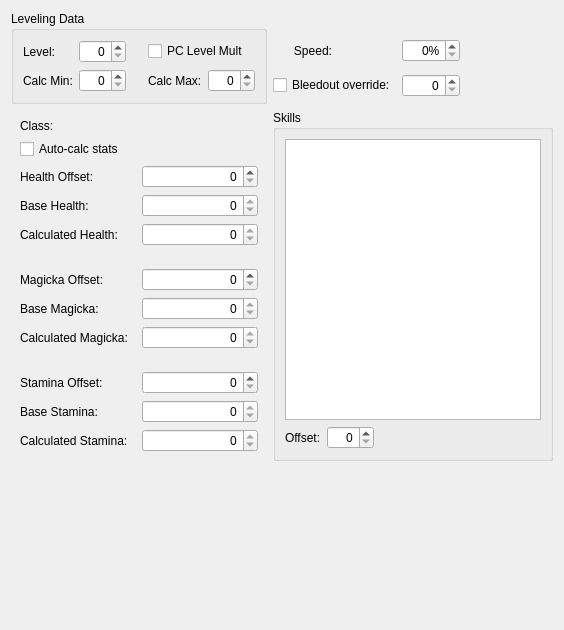
     <widget class="QWidget" name="tabStats">
      <attribute name="title">
       <string>Stats</string>
      </attribute>
      <layout class="QGridLayout" name="gridLayout_9" rowstretch="0,0,1,1,200">
       <item row="3" column="1">
        <widget class="QGroupBox" name="groupBox_3">
         <property name="whatsThis">
          <string>&lt;p&gt;How you configure an actor's stats will depend on whether Auto-Calc Stats is enabled (and it must be enabled if PC Level Mult is enabled).&lt;/p&gt;
&lt;p&gt;If Auto-Calc Stats is &lt;b&gt;disabled&lt;/b&gt;, then this actor's attributes and skills must be set manually. The base values are determined by the actor's race, but you can apply buffs or nerfs to their attributes, and buffs to their skills. (You cannot nerf skills.) In this case, the actor's class only ends up influencing niche stats like the number of &quot;voice points&quot; they have available for using Shouts.&lt;/p&gt;
&lt;p&gt;On the other hand, if Auto-Calc Stats is &lt;b&gt;enabled&lt;/b&gt;, then this actor's attributes and skills will be calculated automatically based on their race, class, and level. Basically, the actor undergoes similar character progression to player-characters in &lt;i&gt;The Elder Scrolls IV: Oblivion&lt;/i&gt;: they earn a set amount of skill and attribute points per level, and how these are distributed depends on their class. You can tweak the actor slightly by applying offsets to their attributes, but not to their skills.&lt;/p&gt;
&lt;p&gt;Note that either way, the game can also apply different health bonuses to the player or NPCs.&lt;/p&gt;
&lt;hr/&gt;
&lt;p&gt;When Auto-Calc Stats is disabled, you can select a skill from the list, and then change that skill's offset using the editor below the list. That editor is hidden when Auto-Calc Stats is enabled.&lt;/p&gt;</string>
         </property>
         <property name="title">
          <string>Skills</string>
         </property>
         <layout class="QVBoxLayout" name="verticalLayout">
          <item>
           <widget class="QTableView" name="statsTable"/>
          </item>
          <item>
           <widget class="QWidget" name="skillEditLayout" native="true">
            <layout class="QHBoxLayout" name="horizontalLayout_14">
             <property name="leftMargin">
              <number>0</number>
             </property>
             <property name="topMargin">
              <number>0</number>
             </property>
             <property name="rightMargin">
              <number>0</number>
             </property>
             <property name="bottomMargin">
              <number>0</number>
             </property>
             <item>
              <widget class="QLabel" name="label_106">
               <property name="text">
                <string>Offset:</string>
               </property>
               <property name="buddy">
                <cstring>currentSkillOffset</cstring>
               </property>
              </widget>
             </item>
             <item>
              <widget class="QSpinBox" name="currentSkillOffset">
               <property name="whatsThis">
                <string>When Auto-Calc Stats is not enabled, you can select a skill in the above list, and then use this to adjust the offset for that skill.</string>
               </property>
               <property name="alignment">
                <set>Qt::AlignRight|Qt::AlignTrailing|Qt::AlignVCenter</set>
               </property>
               <property name="maximum">
                <number>255</number>
               </property>
              </widget>
             </item>
             <item>
              <spacer name="horizontalSpacer_23">
               <property name="orientation">
                <enum>Qt::Horizontal</enum>
               </property>
               <property name="sizeHint" stdset="0">
                <size>
                 <width>40</width>
                 <height>20</height>
                </size>
               </property>
              </spacer>
             </item>
            </layout>
           </widget>
          </item>
         </layout>
        </widget>
       </item>
       <item row="4" column="0">
        <spacer name="verticalSpacer_4">
         <property name="orientation">
          <enum>Qt::Vertical</enum>
         </property>
         <property name="sizeHint" stdset="0">
          <size>
           <width>20</width>
           <height>158</height>
          </size>
         </property>
        </spacer>
       </item>
       <item row="0" column="1">
        <spacer name="verticalSpacer_6">
         <property name="orientation">
          <enum>Qt::Vertical</enum>
         </property>
         <property name="sizeType">
          <enum>QSizePolicy::Expanding</enum>
         </property>
         <property name="sizeHint" stdset="0">
          <size>
           <width>8</width>
           <height>16</height>
          </size>
         </property>
        </spacer>
       </item>
       <item row="0" column="0" rowspan="3">
        <widget class="QGroupBox" name="groupBox_2">
         <property name="whatsThis">
          <string>&lt;p&gt;If PC Level Mult is disabled, then you can set the actor's level directly.&lt;/p&gt;
&lt;p&gt;If PC Level Mult is enabled, then you can set a multiplier, a minimum, and a maximum. The actor's level will be computed by applying the multiplier to the player's level, and clamping the result to fall within the minimum and maximum. For example, a multiplier of 2 would mean that the actor is at twice the player's level, unless that would fall below the actor's minimum level or above their maximum level.&lt;/p&gt;</string>
         </property>
         <property name="title">
          <string>Leveling Data</string>
         </property>
         <layout class="QGridLayout" name="gridLayout_7">
          <item row="1" column="1">
           <widget class="QSpinBox" name="levelCalcMin">
            <property name="alignment">
             <set>Qt::AlignRight|Qt::AlignTrailing|Qt::AlignVCenter</set>
            </property>
            <property name="maximum">
             <number>100</number>
            </property>
           </widget>
          </item>
          <item row="0" column="0">
           <widget class="QLabel" name="label_27">
            <property name="text">
             <string>Level:</string>
            </property>
            <property name="buddy">
             <cstring>level</cstring>
            </property>
           </widget>
          </item>
          <item row="1" column="0">
           <widget class="QLabel" name="label_28">
            <property name="text">
             <string>Calc Min:</string>
            </property>
            <property name="buddy">
             <cstring>levelCalcMin</cstring>
            </property>
           </widget>
          </item>
          <item row="1" column="3">
           <widget class="QLabel" name="label_29">
            <property name="text">
             <string>Calc Max:</string>
            </property>
            <property name="buddy">
             <cstring>levelCalcMax</cstring>
            </property>
           </widget>
          </item>
          <item row="1" column="4">
           <widget class="QSpinBox" name="levelCalcMax">
            <property name="alignment">
             <set>Qt::AlignRight|Qt::AlignTrailing|Qt::AlignVCenter</set>
            </property>
            <property name="maximum">
             <number>100</number>
            </property>
           </widget>
          </item>
          <item row="0" column="3" colspan="2">
           <widget class="QCheckBox" name="flagPCLevelMult">
            <property name="text">
             <string>PC Level Mult</string>
            </property>
           </widget>
          </item>
          <item row="0" column="2" rowspan="2">
           <spacer name="horizontalSpacer_7">
            <property name="orientation">
             <enum>Qt::Horizontal</enum>
            </property>
            <property name="sizeType">
             <enum>QSizePolicy::Fixed</enum>
            </property>
            <property name="sizeHint" stdset="0">
             <size>
              <width>16</width>
              <height>16</height>
             </size>
            </property>
           </spacer>
          </item>
          <item row="0" column="1">
           <widget class="QDoubleSpinBox" name="level">
            <property name="alignment">
             <set>Qt::AlignRight|Qt::AlignTrailing|Qt::AlignVCenter</set>
            </property>
            <property name="decimals">
             <number>0</number>
            </property>
           </widget>
          </item>
         </layout>
        </widget>
       </item>
       <item row="1" column="1" rowspan="2">
        <layout class="QGridLayout" name="gridLayout_8">
         <item row="1" column="3">
          <spacer name="horizontalSpacer_9">
           <property name="orientation">
            <enum>Qt::Horizontal</enum>
           </property>
           <property name="sizeHint" stdset="0">
            <size>
             <width>40</width>
             <height>20</height>
            </size>
           </property>
          </spacer>
         </item>
         <item row="0" column="0">
          <widget class="QLabel" name="label_31">
           <property name="text">
            <string>Speed:</string>
           </property>
           <property name="alignment">
            <set>Qt::AlignRight|Qt::AlignTrailing|Qt::AlignVCenter</set>
           </property>
           <property name="buddy">
            <cstring>speedPercentage</cstring>
           </property>
          </widget>
         </item>
         <item row="0" column="1">
          <spacer name="horizontalSpacer_10">
           <property name="orientation">
            <enum>Qt::Horizontal</enum>
           </property>
           <property name="sizeType">
            <enum>QSizePolicy::Fixed</enum>
           </property>
           <property name="sizeHint" stdset="0">
            <size>
             <width>0</width>
             <height>20</height>
            </size>
           </property>
          </spacer>
         </item>
         <item row="1" column="0" colspan="2">
          <widget class="QCheckBox" name="flagBleedoutOverride">
           <property name="text">
            <string>Bleedout override:</string>
           </property>
          </widget>
         </item>
         <item row="0" column="2">
          <widget class="QSpinBox" name="speedPercentage">
           <property name="whatsThis">
            <string>Scale the actor's movement speed. Note that actor animations are designed around their normal movement speeds, so changing this value may lead to visual oddities.</string>
           </property>
           <property name="alignment">
            <set>Qt::AlignRight|Qt::AlignTrailing|Qt::AlignVCenter</set>
           </property>
           <property name="suffix">
            <string>%</string>
           </property>
           <property name="maximum">
            <number>100</number>
           </property>
          </widget>
         </item>
         <item row="1" column="2">
          <widget class="QSpinBox" name="bleedoutOverrideThreshold">
           <property name="whatsThis">
            <string>&lt;p&gt;You can optionally control the health percentage at which the actor enters a &quot;bleedout&quot; state. If you don't enable this override, then the percentage used comes from the actor's class.&lt;/p&gt;</string>
           </property>
           <property name="alignment">
            <set>Qt::AlignRight|Qt::AlignTrailing|Qt::AlignVCenter</set>
           </property>
          </widget>
         </item>
        </layout>
       </item>
       <item row="3" column="0">
        <widget class="QWidget" name="classAttrWidgetGroup" native="true">
         <property name="whatsThis">
          <string>&lt;p&gt;How you configure an actor's stats will depend on whether Auto-Calc Stats is enabled (and it must be enabled if PC Level Mult is enabled).&lt;/p&gt;
&lt;p&gt;If Auto-Calc Stats is &lt;b&gt;disabled&lt;/b&gt;, then this actor's attributes and skills must be set manually. The base values are determined by the actor's race, but you can apply buffs or nerfs to their attributes, and buffs to their skills. (You cannot nerf skills.) In this case, the actor's class only ends up influencing niche stats like the number of &quot;voice points&quot; they have available for using Shouts.&lt;/p&gt;
&lt;p&gt;On the other hand, if Auto-Calc Stats is &lt;b&gt;enabled&lt;/b&gt;, then this actor's attributes and skills will be calculated automatically based on their race, class, and level. Basically, the actor undergoes similar character progression to player-characters in &lt;i&gt;The Elder Scrolls IV: Oblivion&lt;/i&gt;: they earn a set amount of skill and attribute points per level, and how these are distributed depends on their class. You can tweak the actor slightly by applying offsets to their attributes, but not to their skills.&lt;/p&gt;
&lt;p&gt;Note that either way, the game can also apply different health bonuses to the player or NPCs.&lt;/p&gt;
&lt;hr/&gt;
&lt;p&gt;For each attribute, the &quot;offset&quot; is a buff or nerf you can change per actor, the &quot;base&quot; value is determined entirely by the actor's race, and the &quot;calculated&quot; value is the final value of the attribute (i.e. the value with all offsets, class-related gains, and bonuses from Game Settings applied).&lt;/p&gt;</string>
         </property>
         <layout class="QGridLayout" name="layoutStatsAttributes">
          <item row="7" column="0">
           <widget class="QLabel" name="label_22">
            <property name="text">
             <string>Base Magicka:</string>
            </property>
            <property name="buddy">
             <cstring>statsMagickaBase</cstring>
            </property>
           </widget>
          </item>
          <item row="5" column="0" colspan="2">
           <spacer name="verticalSpacer_2">
            <property name="orientation">
             <enum>Qt::Vertical</enum>
            </property>
            <property name="sizeType">
             <enum>QSizePolicy::Fixed</enum>
            </property>
            <property name="sizeHint" stdset="0">
             <size>
              <width>8</width>
              <height>16</height>
             </size>
            </property>
           </spacer>
          </item>
          <item row="10" column="0">
           <widget class="QLabel" name="label_24">
            <property name="text">
             <string>Stamina Offset:</string>
            </property>
            <property name="buddy">
             <cstring>statsStaminaOffset</cstring>
            </property>
           </widget>
          </item>
          <item row="4" column="0">
           <widget class="QLabel" name="label_20">
            <property name="text">
             <string>Calculated Health:</string>
            </property>
            <property name="buddy">
             <cstring>statsHealthCalcFinal</cstring>
            </property>
           </widget>
          </item>
          <item row="8" column="0">
           <widget class="QLabel" name="label_23">
            <property name="text">
             <string>Calculated Magicka:</string>
            </property>
            <property name="buddy">
             <cstring>statsMagickaCalcFinal</cstring>
            </property>
           </widget>
          </item>
          <item row="1" column="0" colspan="2">
           <widget class="QCheckBox" name="flagAutoCalcStats">
            <property name="text">
             <string>Auto-calc stats</string>
            </property>
           </widget>
          </item>
          <item row="3" column="0">
           <widget class="QLabel" name="label_19">
            <property name="text">
             <string>Base Health:</string>
            </property>
            <property name="buddy">
             <cstring>statsHealthBase</cstring>
            </property>
           </widget>
          </item>
          <item row="11" column="0">
           <widget class="QLabel" name="label_25">
            <property name="text">
             <string>Base Stamina:</string>
            </property>
            <property name="buddy">
             <cstring>statsStaminaBase</cstring>
            </property>
           </widget>
          </item>
          <item row="12" column="0">
           <widget class="QLabel" name="label_26">
            <property name="text">
             <string>Calculated Stamina:</string>
            </property>
            <property name="buddy">
             <cstring>statsStaminaCalcFinal</cstring>
            </property>
           </widget>
          </item>
          <item row="6" column="0">
           <widget class="QLabel" name="label_21">
            <property name="text">
             <string>Magicka Offset:</string>
            </property>
            <property name="buddy">
             <cstring>statsMagickaOffset</cstring>
            </property>
           </widget>
          </item>
          <item row="2" column="0">
           <widget class="QLabel" name="label_18">
            <property name="text">
             <string>Health Offset:</string>
            </property>
            <property name="buddy">
             <cstring>statsHealthOffset</cstring>
            </property>
           </widget>
          </item>
          <item row="9" column="0" colspan="2">
           <spacer name="verticalSpacer_3">
            <property name="orientation">
             <enum>Qt::Vertical</enum>
            </property>
            <property name="sizeType">
             <enum>QSizePolicy::Fixed</enum>
            </property>
            <property name="sizeHint" stdset="0">
             <size>
              <width>16</width>
              <height>16</height>
             </size>
            </property>
           </spacer>
          </item>
          <item row="0" column="0" colspan="2">
           <layout class="QHBoxLayout" name="horizontalLayout_3">
            <item>
             <widget class="QLabel" name="label_30">
              <property name="text">
               <string>Class:</string>
              </property>
              <property name="buddy">
               <cstring>statsClass</cstring>
              </property>
             </widget>
            </item>
            <item>
             <spacer name="horizontalSpacer_8">
              <property name="orientation">
               <enum>Qt::Horizontal</enum>
              </property>
              <property name="sizeType">
               <enum>QSizePolicy::Fixed</enum>
              </property>
              <property name="sizeHint" stdset="0">
               <size>
                <width>16</width>
                <height>8</height>
               </size>
              </property>
             </spacer>
            </item>
            <item>
             <widget class="DKFormPicker" name="statsClass"/>
            </item>
           </layout>
          </item>
          <item row="2" column="1">
           <widget class="QSpinBox" name="statsHealthOffset">
            <property name="alignment">
             <set>Qt::AlignRight|Qt::AlignTrailing|Qt::AlignVCenter</set>
            </property>
           </widget>
          </item>
          <item row="6" column="1">
           <widget class="QSpinBox" name="statsMagickaOffset">
            <property name="alignment">
             <set>Qt::AlignRight|Qt::AlignTrailing|Qt::AlignVCenter</set>
            </property>
           </widget>
          </item>
          <item row="10" column="1">
           <widget class="QSpinBox" name="statsStaminaOffset">
            <property name="alignment">
             <set>Qt::AlignRight|Qt::AlignTrailing|Qt::AlignVCenter</set>
            </property>
           </widget>
          </item>
          <item row="3" column="1">
           <widget class="QSpinBox" name="statsHealthBase">
            <property name="alignment">
             <set>Qt::AlignRight|Qt::AlignTrailing|Qt::AlignVCenter</set>
            </property>
            <property name="readOnly">
             <bool>true</bool>
            </property>
           </widget>
          </item>
          <item row="7" column="1">
           <widget class="QSpinBox" name="statsMagickaBase">
            <property name="alignment">
             <set>Qt::AlignRight|Qt::AlignTrailing|Qt::AlignVCenter</set>
            </property>
            <property name="readOnly">
             <bool>true</bool>
            </property>
           </widget>
          </item>
          <item row="11" column="1">
           <widget class="QSpinBox" name="statsStaminaBase">
            <property name="alignment">
             <set>Qt::AlignRight|Qt::AlignTrailing|Qt::AlignVCenter</set>
            </property>
            <property name="readOnly">
             <bool>true</bool>
            </property>
           </widget>
          </item>
          <item row="4" column="1">
           <widget class="QSpinBox" name="statsHealthCalcFinal">
            <property name="alignment">
             <set>Qt::AlignRight|Qt::AlignTrailing|Qt::AlignVCenter</set>
            </property>
            <property name="readOnly">
             <bool>true</bool>
            </property>
           </widget>
          </item>
          <item row="8" column="1">
           <widget class="QSpinBox" name="statsMagickaCalcFinal">
            <property name="alignment">
             <set>Qt::AlignRight|Qt::AlignTrailing|Qt::AlignVCenter</set>
            </property>
            <property name="readOnly">
             <bool>true</bool>
            </property>
           </widget>
          </item>
          <item row="12" column="1">
           <widget class="QSpinBox" name="statsStaminaCalcFinal">
            <property name="alignment">
             <set>Qt::AlignRight|Qt::AlignTrailing|Qt::AlignVCenter</set>
            </property>
            <property name="readOnly">
             <bool>true</bool>
            </property>
           </widget>
          </item>
         </layout>
        </widget>
       </item>
      </layout>
     </widget>
